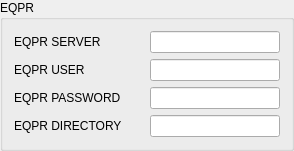
             <widget class="QGroupBox" name="grpBoxEqpr">
              <property name="title">
               <string>EQPR</string>
              </property>
              <layout class="QVBoxLayout" name="verticalLayout_27">
               <item>
                <layout class="QVBoxLayout" name="verticalLayout_19">
                 <item>
                  <layout class="QHBoxLayout" name="horizontalLayout_67">
                   <item>
                    <widget class="QLabel" name="lbEqprServer">
                     <property name="sizePolicy">
                      <sizepolicy hsizetype="Preferred" vsizetype="Fixed">
                       <horstretch>0</horstretch>
                       <verstretch>0</verstretch>
                      </sizepolicy>
                     </property>
                     <property name="minimumSize">
                      <size>
                       <width>130</width>
                       <height>0</height>
                      </size>
                     </property>
                     <property name="text">
                      <string>EQPR SERVER</string>
                     </property>
                    </widget>
                   </item>
                   <item>
                    <widget class="QLineEdit" name="leEqprServer">
                     <property name="minimumSize">
                      <size>
                       <width>130</width>
                       <height>0</height>
                      </size>
                     </property>
                    </widget>
                   </item>
                  </layout>
                 </item>
                 <item>
                  <layout class="QHBoxLayout" name="horizontalLayout_68">
                   <item>
                    <widget class="QLabel" name="lbEqprUser">
                     <property name="sizePolicy">
                      <sizepolicy hsizetype="Preferred" vsizetype="Fixed">
                       <horstretch>0</horstretch>
                       <verstretch>0</verstretch>
                      </sizepolicy>
                     </property>
                     <property name="minimumSize">
                      <size>
                       <width>130</width>
                       <height>0</height>
                      </size>
                     </property>
                     <property name="text">
                      <string>EQPR USER</string>
                     </property>
                    </widget>
                   </item>
                   <item>
                    <widget class="QLineEdit" name="leEqprUser">
                     <property name="minimumSize">
                      <size>
                       <width>130</width>
                       <height>0</height>
                      </size>
                     </property>
                    </widget>
                   </item>
                  </layout>
                 </item>
                 <item>
                  <layout class="QHBoxLayout" name="horizontalLayout_69">
                   <item>
                    <widget class="QLabel" name="lbEqprPassword">
                     <property name="sizePolicy">
                      <sizepolicy hsizetype="Preferred" vsizetype="Fixed">
                       <horstretch>0</horstretch>
                       <verstretch>0</verstretch>
                      </sizepolicy>
                     </property>
                     <property name="minimumSize">
                      <size>
                       <width>130</width>
                       <height>0</height>
                      </size>
                     </property>
                     <property name="text">
                      <string>EQPR PASSWORD</string>
                     </property>
                    </widget>
                   </item>
                   <item>
                    <widget class="QLineEdit" name="leEqprPassword">
                     <property name="minimumSize">
                      <size>
                       <width>130</width>
                       <height>0</height>
                      </size>
                     </property>
                    </widget>
                   </item>
                  </layout>
                 </item>
                 <item>
                  <layout class="QHBoxLayout" name="horizontalLayout_70">
                   <item>
                    <widget class="QLabel" name="lbEqprDirectory">
                     <property name="sizePolicy">
                      <sizepolicy hsizetype="Preferred" vsizetype="Fixed">
                       <horstretch>0</horstretch>
                       <verstretch>0</verstretch>
                      </sizepolicy>
                     </property>
                     <property name="minimumSize">
                      <size>
                       <width>130</width>
                       <height>0</height>
                      </size>
                     </property>
                     <property name="text">
                      <string>EQPR DIRECTORY</string>
                     </property>
                    </widget>
                   </item>
                   <item>
                    <widget class="QLineEdit" name="leEqprDirectory">
                     <property name="minimumSize">
                      <size>
                       <width>130</width>
                       <height>0</height>
                      </size>
                     </property>
                    </widget>
                   </item>
                  </layout>
                 </item>
                </layout>
               </item>
              </layout>
             </widget>
